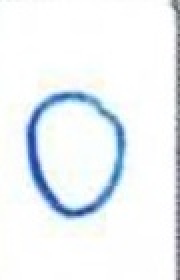
#> input picture 05-3/Custom MNIST Samples/Digit 0/0.jpg, 90 x 140 px, found by its file name (shown 2 times larger); its folder holds only this picture in this run
$ python module5-3.py 'Custom MNIST Samples/Digit 0/0.jpg' 5
#> lines starting #> are read from the running program, lines starting #| are printed output that depends on the picture; after the words box and inside, x2 and y2 are one past the last pixel; in counts of white or black regions, pixels touching at a corner belong together
### 05-3/mnist.py
import numpy as np
import pickle

class Mnist:
    """
    A class to represent the MNIST model for digit recognition.

    Attributes:
        params (dict): Dictionary containing the model parameters (weights).

    Methods:
        sigmoid(x):
            Apply the sigmoid activation function.
        predict(image):
            Predict the digit label for a given 28x28 grayscale image.
    """

    def __init__(self):
        """
        Initialize the Mnist class by loading pre-trained weights from 'sample_weight.pkl'.
        """
        # Load pre-trained weights
        with open('sample_weight.pkl', 'rb') as f:
            self.params = pickle.load(f)
            print("Weights loaded successfully")

    # [45 lines left out: functions sigmoid, predict, not called in this run]

### 05-3/module5-3.py
import os
import sys
import matplotlib.pyplot as plt
import cv2
import numpy as np
from mnist import Mnist

def prepare_image(image_path):
    """
    Prepare a custom MNIST-like image for prediction with black background and white digit.

    Args:
        image_path (str): Path to the image file.

    Returns:
        np.ndarray: Processed image ready for prediction (black background, white digit).
    """
    # Read image in grayscale
    image = cv2.imread(image_path, cv2.IMREAD_GRAYSCALE)
    if image is None:
        raise ValueError(f"Could not load image {image_path}")

    # Threshold the image to make it purely black and white
    _, image = cv2.threshold(image, 127, 255, cv2.THRESH_BINARY)

    # Find the bounding box of the digit
    coords = cv2.findNonZero(255 - image)
    if coords is not None:
        x, y, w, h = cv2.boundingRect(coords)
        # Add padding around the digit
        padding = 20
        x = max(0, x - padding)
        y = max(0, y - padding)
        w = min(image.shape[1] - x, w + 2*padding)
        h = min(image.shape[0] - y, h + 2*padding)
        image = image[y:y+h, x:x+w]

    # Create a square image with padding (for centering)
    size = max(image.shape[0], image.shape[1])
    square_image = np.full((size, size), 0, dtype=np.uint8)  # Start with black (0)

    # Center the digit in the square image
    y_offset = (size - image.shape[0]) // 2
    x_offset = (size - image.shape[1]) // 2
    square_image[y_offset:y_offset+image.shape[0],
                x_offset:x_offset+image.shape[1]] = image

    # Resize to 28x28 (standard MNIST image size)
    processed = cv2.resize(square_image, (28, 28), interpolation=cv2.INTER_AREA)

    # Ensure the image has a black background with white digit
    # The result from `cv2.threshold` gives white digits on a black background,
    # so no need to invert after resizing.

    return processed

def main():
    """
    Main function to process an image, display it, and predict its label using the Mnist class.

    Usage:
        python module5-3.py <image_filename> <true_digit>
    """
    if len(sys.argv) != 3:
        print("Usage: python module5-3.py <image_filename> <true_digit>")
        sys.exit(1)

    image_filename = sys.argv[1]
    true_digit = int(sys.argv[2])

    # Set base directory to "Custom MNIST Samples" folder
    base_dir = os.path.join(os.path.dirname(__file__), "Custom MNIST Samples")
    # Construct the full image path based on expected digit
    image_path = os.path.join(base_dir, f"Digit {true_digit}", image_filename)

    print(f"Processing image: {image_path}")

    try:
        # Load original image for display (this is the raw image)
        original = cv2.imread(image_path, cv2.IMREAD_GRAYSCALE)
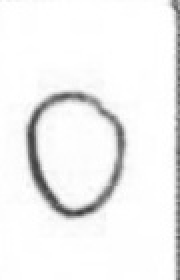
#> original: shape (140, 90) (shown 2 times larger); min 60, max 255, mean 241.6
        # Process image for prediction (with black background and white digit)
        processed = prepare_image(image_path)
#> in prepare_image, `_, image = cv2.threshold(image, 127, 255, cv2.THRESH_BINARY)`:
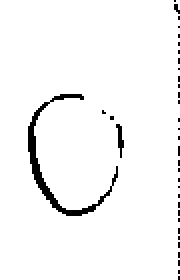
#> image: shape (140, 90) (shown 2 times larger); 96.4% white; black in thin lines or dots, all inside (x1, y1, x2, y2) = (14, 0, 90, 140)
#> in prepare_image, `coords = cv2.findNonZero(255 - image)`: coords = contour of 448 points, box (x1, y1, x2, y2) (14, 0, 90, 140), area 2628
#> in prepare_image, `x, y, w, h = cv2.boundingRect(coords)`: x = 14; y = 0; w = 76; h = 140
#> in prepare_image, `x = max(0, x - padding)`: x = 0
#> in prepare_image, `w = min(image.shape[1] - x, w + 2*padding)`: w = 90
#> in prepare_image, `square_image[y_offset:y_offset+image.shape[0], x_offset:x_offset+image..`:
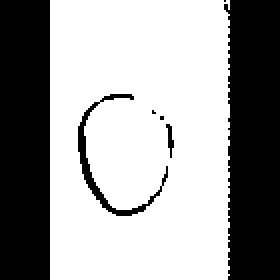
#> square_image: shape (140, 140) (shown 2 times larger); 62% white; 7 black regions (3 under 20 px), largest, box (x1, y1, x2, y2) and area: (112, 0, 140, 140) 3578, (0, 0, 25, 140) 3500, (39, 47, 84, 108) 328, (83, 62, 87, 79) 34
#> in prepare_image, `processed = cv2.resize(square_image, (28, 28), interpolation=cv2.INTER..`:
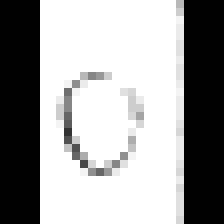
#> processed: shape (28, 28) (shown 8 times larger); min 0, max 255, mean 158.1

        # Display both images
        plt.figure(figsize=(10, 4))

        plt.subplot(1, 2, 1)
        plt.imshow(original, cmap='gray')
        plt.title("Original Image")
        plt.axis('on')

        plt.subplot(1, 2, 2)
        plt.imshow(processed, cmap='gray')
        plt.title("Processed Image (28x28) with Black Background")
        plt.axis('on')
        plt.colorbar()

        plt.tight_layout()
        plt.show()
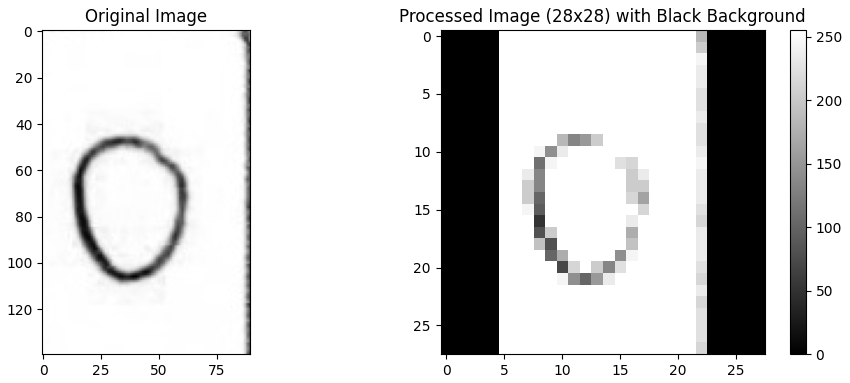
#> figure drawn by matplotlib, 3 panels

        # Make prediction using the Mnist class
        mnist = Mnist()
        predicted_digit = mnist.predict(processed)

        # Compare predicted digit with true digit and print result
        if predicted_digit == true_digit:
            print(f"Success: Image {image_path} for digit {true_digit} is recognized as {predicted_digit}")
        else:
            print(f"Fail: Image {image_path} for digit {true_digit} is recognized as {predicted_digit}")

    except Exception as e:
        print(f"Error processing image: {e}")
        raise

if __name__ == "__main__":
#> (the run stopped early here; a loop or call above may not have finished)

$ run again, on 05-3/Custom MNIST Samples/Digit 1/1_1.png
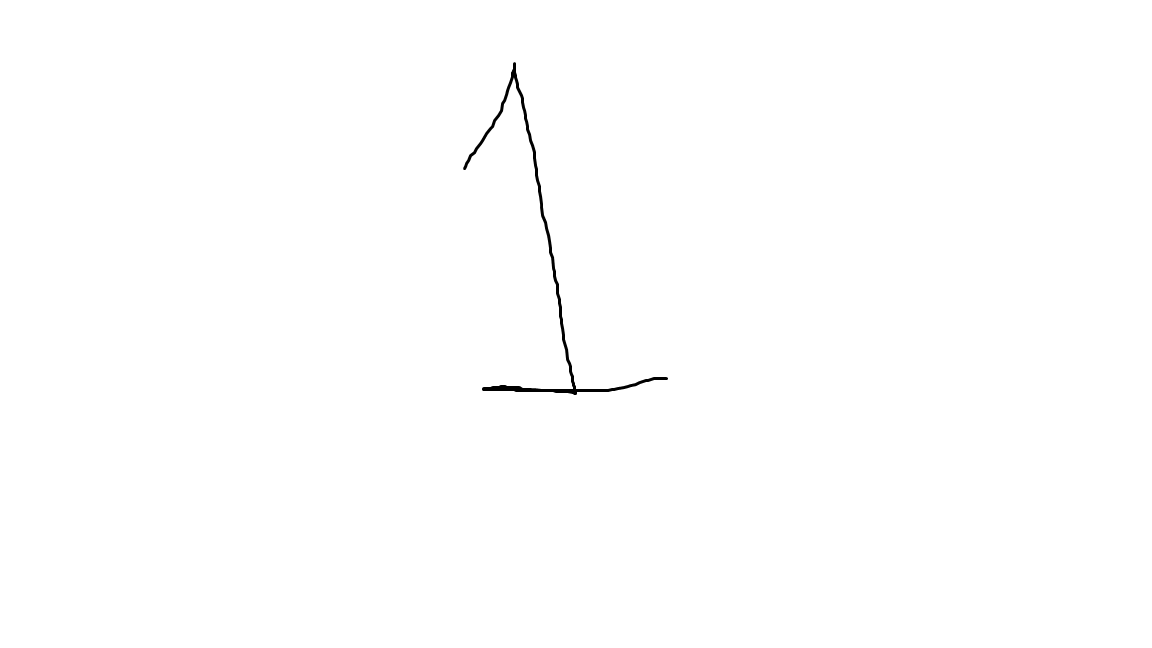
#> input picture 05-3/Custom MNIST Samples/Digit 1/1_1.png, 1152 x 648 px, found by its file name
#> in main, original is the input picture: shape (648, 1152); min 0, max 255, mean 254.3
#> coords = contour of 2041 points, box (x1, y1, x2, y2) (463, 62, 668, 395), area 1420
#> in prepare_image, `x, y, w, h = cv2.boundingRect(coords)`: x = 463; y = 62; w = 205; h = 333
#> in prepare_image, `x = max(0, x - padding)`: x = 443
#> in prepare_image, `y = max(0, y - padding)`: y = 42
#> in prepare_image, `w = min(image.shape[1] - x, w + 2*padding)`: w = 245
#> in prepare_image, `h = min(image.shape[0] - y, h + 2*padding)`: h = 373
#> in prepare_image, `image = image[y:y+h, x:x+w]`:
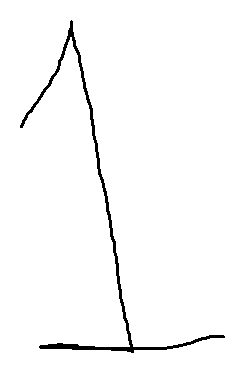
#> image: shape (373, 245); 97.8% white; 1 black region, box (x1, y1, x2, y2) and area: (20, 20, 225, 353) 2041
#> square_image: shape (373, 373); 64.2% white; 3 black regions, box (x1, y1, x2, y2) and area: (0, 0, 64, 373) 23872, (309, 0, 373, 373) 23872, (84, 20, 289, 353) 2041
#> in main, `plt.show()`:
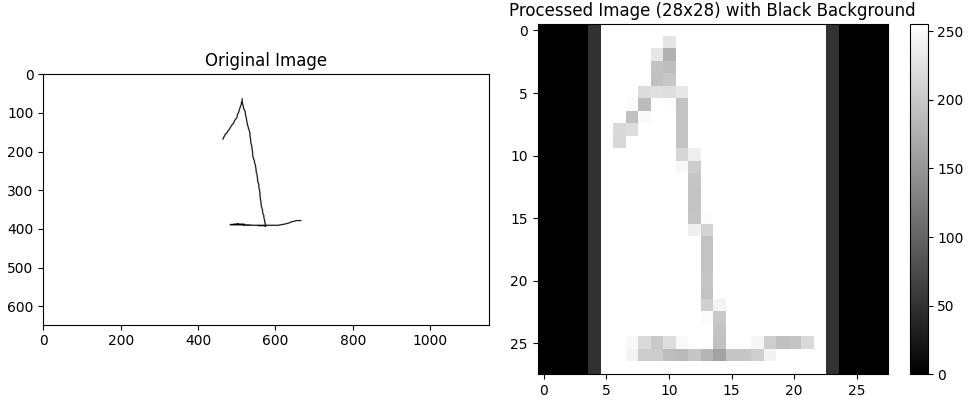
#> figure drawn by matplotlib, 3 panels

$ run again, on 05-3/Custom MNIST Samples/Digit 2/2_0.png
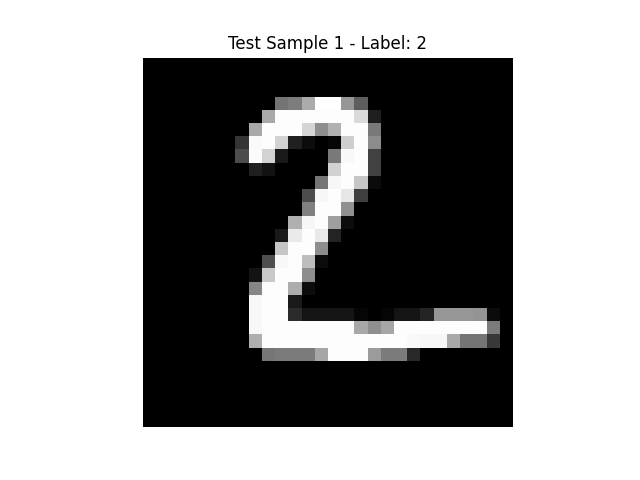
#> input picture 05-3/Custom MNIST Samples/Digit 2/2_0.png, 640 x 480 px, found by its file name
#> in main, original is the input picture: shape (480, 640); min 0, max 255, mean 157.6
#> in prepare_image, `_, image = cv2.threshold(image, 127, 255, cv2.THRESH_BINARY)`:
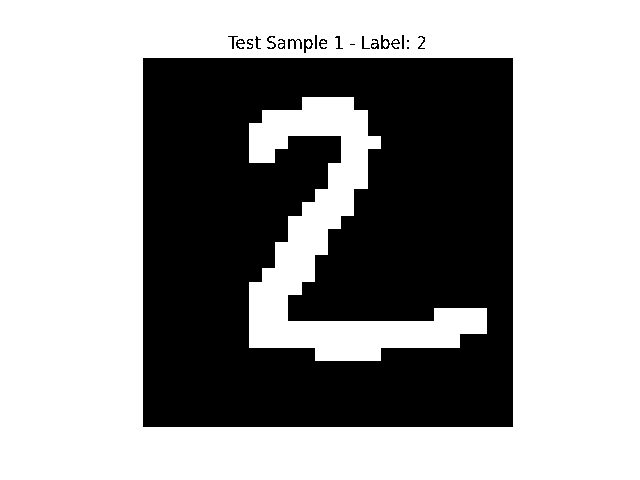
#> image: shape (480, 640); 61.9% white; 21 black regions (3 under 20 px), largest, box (x1, y1, x2, y2) and area: (143, 58, 513, 427) 116427, (288, 39, 302, 49) 64, (381, 35, 390, 49) 58
#> coords = contour of 117114 points, box (x1, y1, x2, y2) (143, 35, 513, 427), area 34296
#> in prepare_image, `x, y, w, h = cv2.boundingRect(coords)`: x = 143; y = 35; w = 370; h = 392
#> in prepare_image, `x = max(0, x - padding)`: x = 123
#> in prepare_image, `y = max(0, y - padding)`: y = 15
#> in prepare_image, `w = min(image.shape[1] - x, w + 2*padding)`: w = 410
#> in prepare_image, `h = min(image.shape[0] - y, h + 2*padding)`: h = 432
#> square_image: shape (432, 432); 32.2% white; 8 white regions (4 under 20 px), largest, box (x1, y1, x2, y2) and area: (11, 0, 421, 432) 39798, (137, 82, 375, 346) 20103, (194, 25, 199, 33) 28, (271, 25, 276, 33) 28
#> in main, `plt.show()`:
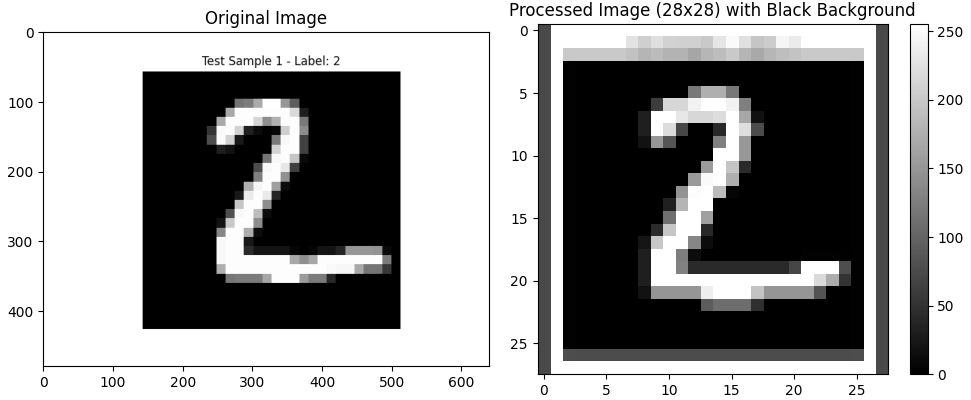
#> figure drawn by matplotlib, 3 panels
